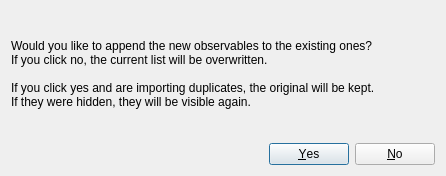
<?xml version="1.0" encoding="UTF-8"?>
<ui version="4.0">
 <class>Dialog</class>
 <widget class="QDialog" name="Dialog">
  <property name="geometry">
   <rect>
    <x>0</x>
    <y>0</y>
    <width>446</width>
    <height>176</height>
   </rect>
  </property>
  <property name="windowTitle">
   <string>Dialog</string>
  </property>
  <layout class="QGridLayout" name="gridLayout">
   <item row="0" column="0">
    <layout class="QVBoxLayout" name="verticalLayout">
     <item>
      <widget class="QLabel" name="append_text">
       <property name="text">
        <string>Would you like to append the new observables to the existing ones?
If you click no, the current list will be overwritten.

If you click yes and are importing duplicates, the original will be kept.
If they were hidden, they will be visible again.</string>
       </property>
      </widget>
     </item>
     <item>
      <layout class="QHBoxLayout" name="horizontalLayout">
       <item>
        <spacer name="horizontalSpacer">
         <property name="orientation">
          <enum>Qt::Horizontal</enum>
         </property>
         <property name="sizeHint" stdset="0">
          <size>
           <width>218</width>
           <height>20</height>
          </size>
         </property>
        </spacer>
       </item>
       <item>
        <widget class="QDialogButtonBox" name="append_buttonBox">
         <property name="orientation">
          <enum>Qt::Horizontal</enum>
         </property>
         <property name="standardButtons">
          <set>QDialogButtonBox::No|QDialogButtonBox::Yes</set>
         </property>
        </widget>
       </item>
      </layout>
     </item>
    </layout>
   </item>
  </layout>
 </widget>
 <resources/>
 <connections>
  <connection>
   <sender>append_buttonBox</sender>
   <signal>accepted()</signal>
   <receiver>Dialog</receiver>
   <slot>accept()</slot>
   <hints>
    <hint type="sourcelabel">
     <x>248</x>
     <y>254</y>
    </hint>
    <hint type="destinationlabel">
     <x>157</x>
     <y>274</y>
    </hint>
   </hints>
  </connection>
  <connection>
   <sender>append_buttonBox</sender>
   <signal>rejected()</signal>
   <receiver>Dialog</receiver>
   <slot>reject()</slot>
   <hints>
    <hint type="sourcelabel">
     <x>316</x>
     <y>260</y>
    </hint>
    <hint type="destinationlabel">
     <x>286</x>
     <y>274</y>
    </hint>
   </hints>
  </connection>
 </connections>
</ui>
